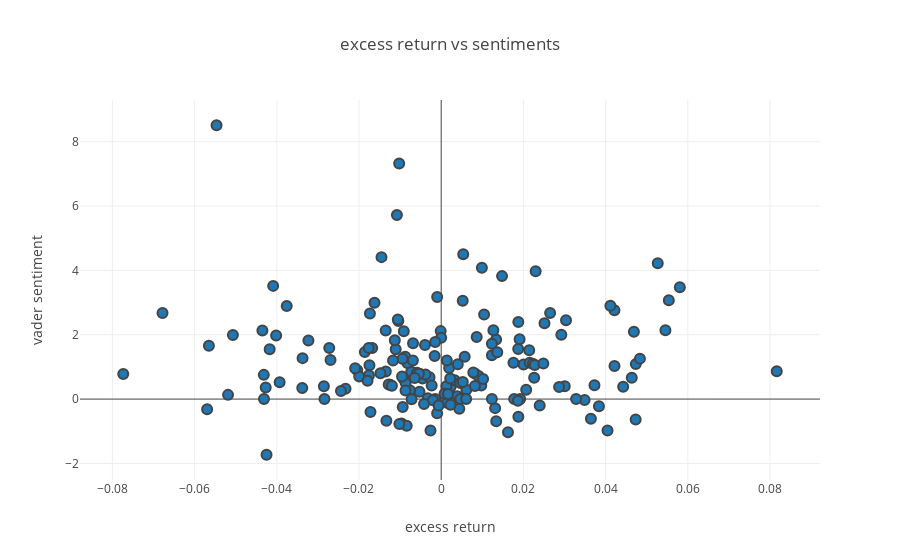
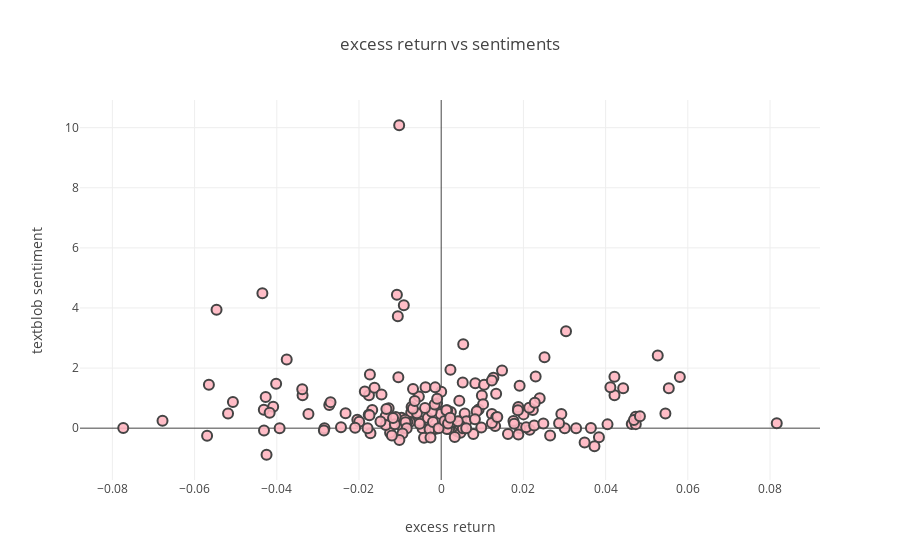

Notebook code cell kept with these figures, in order:
### Markdown cell above
### Tweets about NFLX

### Code cell
T_NFLX = get_alpha_tweetsent_table(alpha_nflx, t_nflx, 'NFLX')
print(alpha_sent_stat_analysis(T_NFLX))
plot_alpha_corr_vader(T_NFLX)
plot_alpha_corr_textblob(T_NFLX)

### Figure 1 — Plotly figure (JSON) as saved in the notebook; plotly's stock layout.template omitted (floating-point values rounded to 4 significant figures; data arrays with more than 128 entries replaced by an {"elided": "..."} marker saying what was removed)
{"data": [{"marker": {"line": {"width": 2}, "size": 10}, "mode": "markers", "type": "scatter", "uid": "b19cae75-53f6-416d-8643-9498fab338f4", "x": {"elided": "179 float values"}, "y": {"elided": "179 float values"}}], "layout": {"title": {"text": "excess return vs sentiments"}, "xaxis": {"title": {"text": "excess return"}}, "yaxis": {"title": {"text": "vader sentiment"}}}}

### Figure 2 — Plotly figure (JSON) as saved in the notebook; plotly's stock layout.template omitted (floating-point values rounded to 4 significant figures; data arrays with more than 128 entries replaced by an {"elided": "..."} marker saying what was removed)
{"data": [{"marker": {"color": "rgba(255, 182, 193, .9)", "line": {"width": 2}, "size": 10}, "mode": "markers", "type": "scatter", "uid": "da045127-3bca-4401-80e9-7b14852985c0", "x": {"elided": "179 float values"}, "y": {"elided": "179 float values"}}], "layout": {"title": {"text": "excess return vs sentiments"}, "xaxis": {"title": {"text": "excess return"}}, "yaxis": {"title": {"text": "textblob sentiment"}}}}
